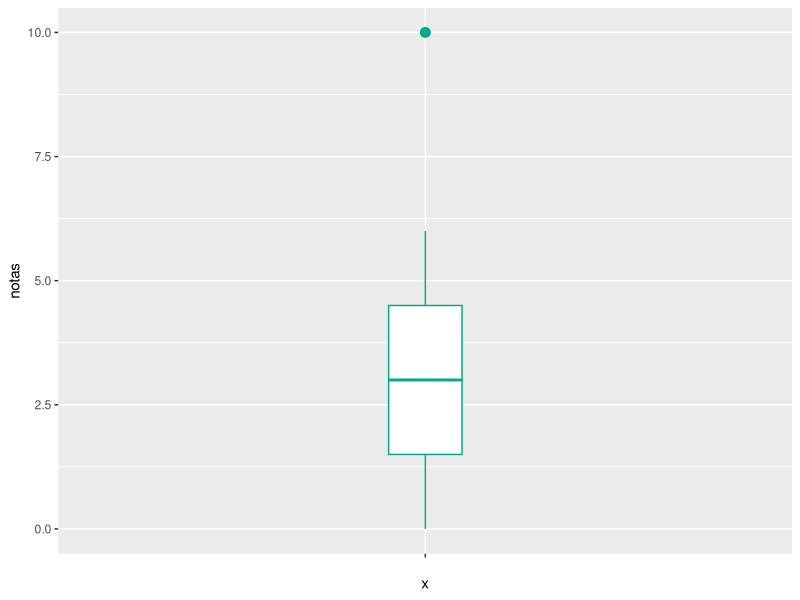
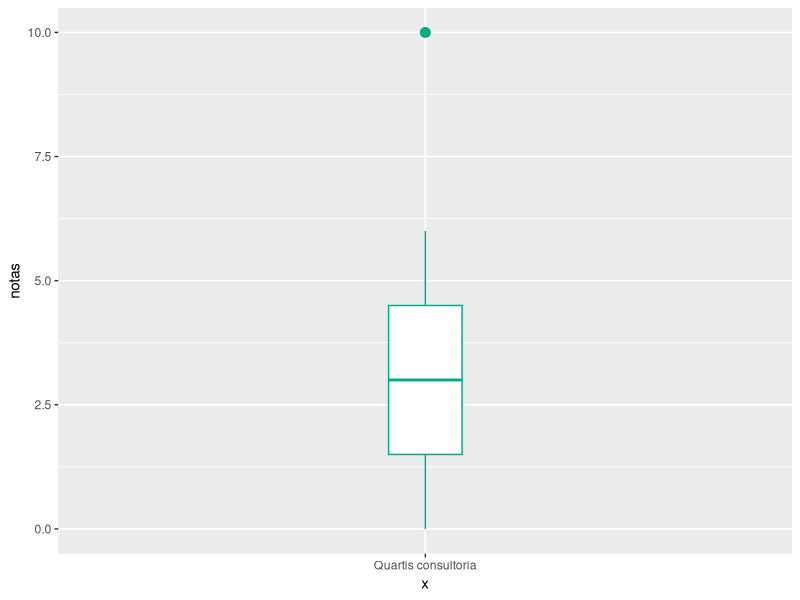

Here is the R script that generated these plots, in order:
# (Retirar o # se não tiver instalado o pacote)
# install.packages("tidyverse")

# Carregando o pacote
library(tidyverse)


# Criar tibble
dados_notas <- tibble(notas = c(0, 0, 1, 2, 2, 3, 4, 4, 5, 6, 10))

# Visualizar o banco
print(dados_notas)

# Boxplot - com instruções de cada passo
ggplot(
  dados_notas, # banco a ser utilizado
  aes(x = "", y = notas)) + # atribuição dos eixos x e y
  geom_boxplot( # escolha do tipo de gráfico
    width = 0.12, # largura da caixa
    colour = "#00ac86", # contorno da caixa
    fill = "white", # caixa com fundo branco
    outlier.colour = "#00ac86", # cor do outlier
    outlier.shape = 19, # formato do outlier
    outlier.size = 3 # tamanho do outlier
  )

# Boxplot
ggplot(
  dados_notas,
  aes(x = "Quartis consultoria", y = notas)) +
  geom_boxplot(
    width = 0.12,
    colour = "#00ac86",
    fill = "white",
    outlier.colour = "#00ac86",
    outlier.shape = 19,
    outlier.size = 3
  )

